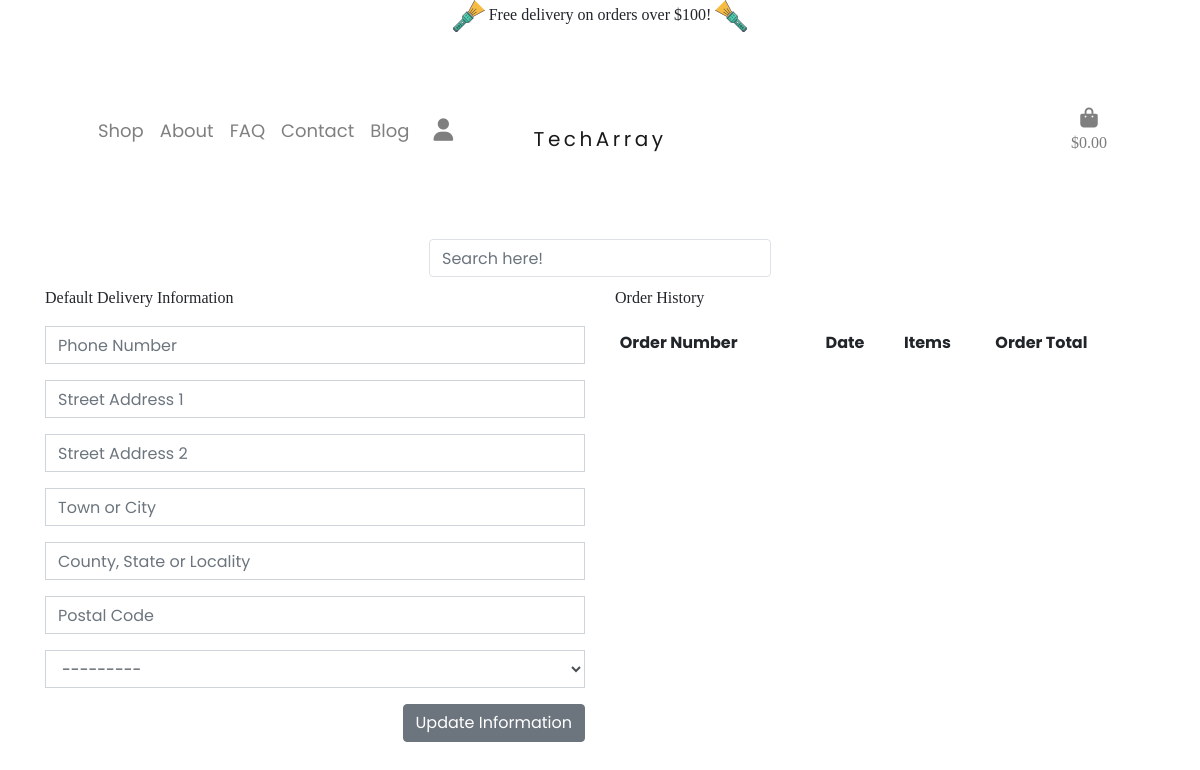
Page /profile/ (signed in) on the earlier database version.
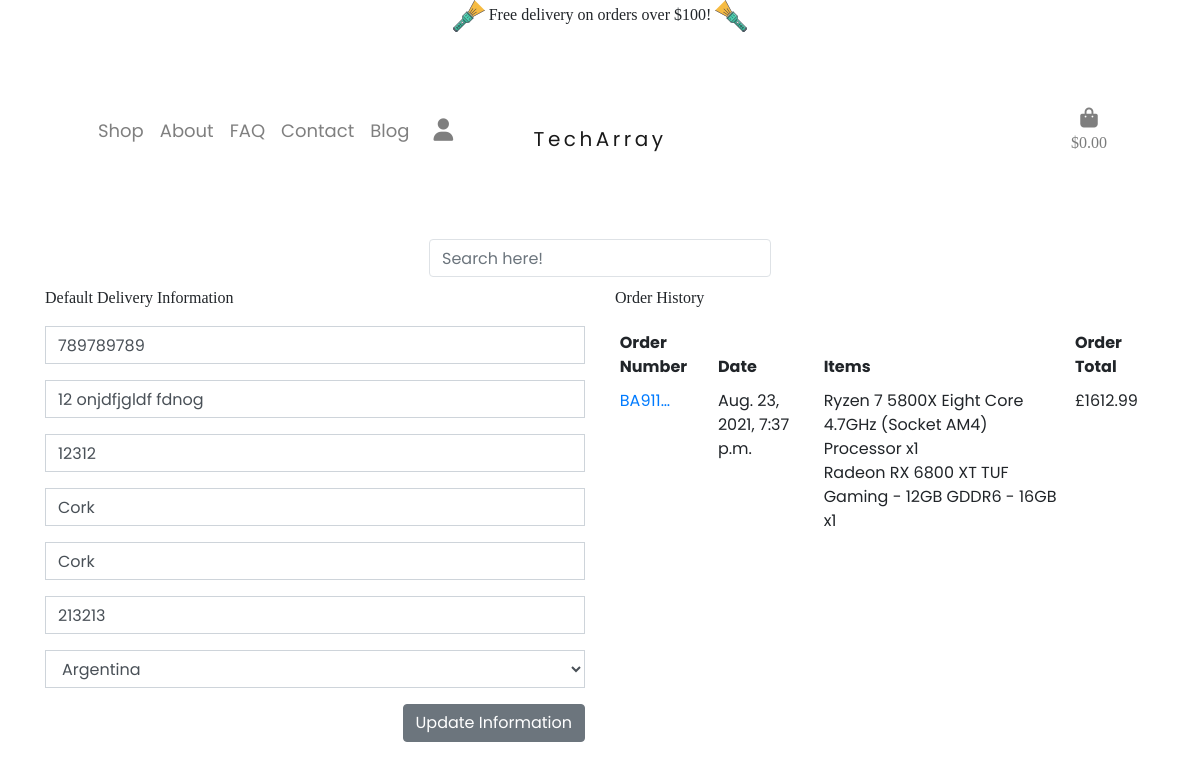
Same page on the later database version.
### profiles/models.py (models this page shows, shortened)
class UserProfile(models.Model):
    user = models.OneToOneField(User, on_delete=models.CASCADE)
    default_phone_number = models.CharField(max_length=20, null=True, blank=True)
    default_street_address1 = models.CharField(max_length=80, null=True, blank=True)
    default_street_address2 = models.CharField(max_length=80, null=True, blank=True)
    default_town_or_city = models.CharField(max_length=40, null=True, blank=True)
    default_county = models.CharField(max_length=80, null=True, blank=True)
    default_postcode = models.CharField(max_length=20, null=True, blank=True)
    default_country = CountryField(blank_label='Country', null=True, blank=True)

### checkout/models.py (models this page shows, shortened)
class Order(models.Model):
    order_number = models.CharField(max_length=32, null=False, editable=False)
    user_profile = models.ForeignKey(UserProfile, on_delete=models.SET_NULL,
                                     null=True, blank=True, related_name='orders')
    full_name = models.CharField(max_length=50, null=False, blank=False)
    email = models.EmailField(max_length=254, null=False, blank=False)
    phone_number = models.CharField(max_length=20, null=False, blank=False)
    country = CountryField(blank_label='Country *', null=False, blank=False)
    postcode = models.CharField(max_length=20, null=True, blank=True)
    town_or_city = models.CharField(max_length=40, null=False, blank=False)
    street_address1 = models.CharField(max_length=80, null=False, blank=False)
    street_address2 = models.CharField(max_length=80, null=True, blank=True)
    county = models.CharField(max_length=80, null=True, blank=True)
    date = models.DateTimeField(auto_now_add=True)
    delivery_cost = models.DecimalField(max_digits=6, decimal_places=2, null=False, default=0)
    order_total = models.DecimalField(max_digits=10, decimal_places=2, null=False, default=0)
    grand_total = models.DecimalField(max_digits=10, decimal_places=2, null=False, default=0)
    original_bag = models.TextField(null=False, blank=False, default='')
    stripe_pid = models.CharField(max_length=254, null=False, blank=False, default='')

class OrderLineItem(models.Model):
    order = models.ForeignKey(Order, null=False, blank=False, on_delete=models.CASCADE, related_name='lineitems') or 0
    product = models.ForeignKey(Product, null=False, blank=False, on_delete=models.CASCADE)
    quantity = models.IntegerField(null=False, blank=False, default=0)
    lineitem_total = models.DecimalField(max_digits=6, decimal_places=2, null=False, blank=False, editable=False)

### products/models.py (models this page shows, shortened)
class Product(models.Model):
    category = models.ForeignKey('Category', null=True, blank=True, on_delete=models.SET_NULL)
    sku = models.CharField(max_length=254, null=True, blank=True)
    name = models.CharField(max_length=254)
    description = models.TextField()
    price = models.DecimalField(max_digits=6, decimal_places=2)
    image_url = models.URLField(max_length=1024, null=True, blank=True)
    image = models.ImageField(null=True, blank=True)

### profiles/views.py (the view)
# urls.py: path('', views.profile, name='profile'),
@login_required
def profile(request):
    profile = get_object_or_404(UserProfile, user=request.user)
    if request.method == 'POST':
        form = UserProfileForm(request.POST, instance=profile)
        if form.is_valid():
            form.save()
            messages.success(request, 'Profile updated successfully')
        else:
            messages.error(request, 'Update failed. Please ensure the form is valid.')
    else:
        form = UserProfileForm(instance=profile)
    orders = profile.orders.all()
    template = 'profiles/profile.html'
    context = {
        'form': form,
        'orders': orders,
        'on_profile_page': True
    }
    return render(request, template, context)

### profiles/forms.py
class UserProfileForm(forms.ModelForm):
    class Meta:
        model = UserProfile
        exclude = ('user',)
    def __init__(self, *args, **kwargs):
        super().__init__(*args, **kwargs)
        placeholders = {
            'default_email': 'Email Address',
            'default_phone_number': 'Phone Number',
            'default_postcode': 'Postal Code',
            'default_town_or_city': 'Town or City',
            'default_street_address1': 'Street Address 1',
            'default_street_address2': 'Street Address 2',
            'default_county': 'County, State or Locality',
        }
        self.fields['default_phone_number'].widget.attrs['autofocus'] = True
        for field in self.fields:
            if field != 'default_country':
                if self.fields[field].required:
                    placeholder = f'{placeholders[field]} *'
                else:
                    placeholder = placeholders[field]
                self.fields[field].widget.attrs['placeholder'] = placeholder
            self.fields[field].widget.attrs['class'] = 'border-black rounded-0 profile-form-input'
            self.fields[field].label = False

### profiles/templates/profiles/profile.html
{% extends "base.html" %} {% load static %} {% block content %}
{% block extracss %}
<link rel="stylesheet" href="{% static 'profiles/css/profile.css' %}" />
{% endblock %}
<div class="container container-padding bag-container">
  <div class="row">
    <div class="col">
      <h2>My Profile</h2>
    </div>
  </div>
  <div class="row">
    <div class="col-12 col-lg-6">
      <p>Default Delivery Information</p>
      <form
        class="mt-3"
        action="{% url 'profile' %}"
        method="POST"
        id="profile-update-form"
      >
        {% csrf_token %} {{ form|crispy }}
        <button class="btn btn-secondary float-right">
          Update Information
        </button>
      </form>
    </div>
    <div class="col-12 col-lg-6">
      <p>Order History</p>
      <div class="order-history table-responsive">
        <table class="table table-sm table-borderless">
          <thead>
            <tr>
              <th>Order Number</th>
              <th>Date</th>
              <th>Items</th>
              <th>Order Total</th>
            </tr>
          </thead>
          <tbody>
            {% for order in orders %}
            <tr>
              <td>
                <a
                  href="{% url 'order_history' order.order_number %}"
                  title="{{ order.order_number }}"
                >
                  {{ order.order_number|truncatechars:6 }}
                </a>
              </td>
              <td>{{ order.date }}</td>
              <td>
                <ul class="list-unstyled">
                  {% for item in order.lineitems.all %}
                  <li>{{ item.product.name }} x{{ item.quantity }}</li>
                  {% endfor %}
                </ul>
              </td>
              <td>£{{ order.grand_total }}</td>
            </tr>
            {% endfor %}
          </tbody>
        </table>
      </div>
    </div>
  </div>
</div>
{{ profile }} {% endblock %}

Differences in the rows shown:
changed UserProfile: default_phone_number (not shown) → "789789789"; default_street_address1 (not shown) → "12 onjdfjgldf fdnog"; default_street_address2 (not shown) → "12312"; default_town_or_city (not shown) → "Cork"; default_county (not shown) → "Cork"; default_postcode (not shown) → "213213"; default_country "---------" → "Argentina"
added Order: order_number "BA911…", date "Aug. 23, 2021, 7:37 p.m.", grand_total "1612.99"
added OrderLineItem: product.name "Ryzen 7 5800X Eight Core 4.7GHz (Socket AM4) Processor", quantity "1"
added OrderLineItem: product.name "Radeon RX 6800 XT TUF Gaming - 12GB GDDR6 - 16GB", quantity "1"
